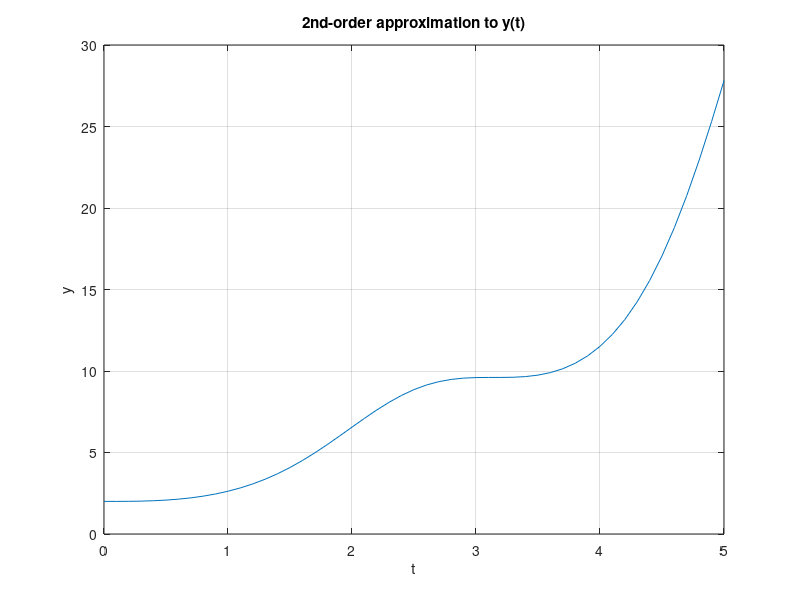

The MATLAB script that drew this image:
% Solves ODE using explicit RK2 method

h = .1;                                     % Step-size
t = 0 : h : 5;                              % Calculates up to y(5)
y = zeros(1, length(t));
y(1) = 2;                                   % Initial condition
f = @(t, y) sin(t)^2*y;                     % f(t, y)

for i = 1 : length(t) - 1                   % Stages
    k1 = f(t(i),       y(i));
    k2 = f(t(i) + h/2, y(i) + h/2*k1);
    
    y(i + 1) = y(i) + h*k2;                 % y(i + 1)
end

plot(t, y)
title('2nd-order approximation to y(t)')
xlabel('t')
ylabel('y')
grid on
